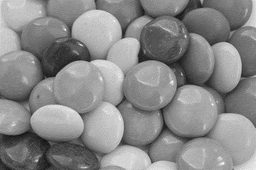
#> input picture Input.png, 256 x 170 px, shrunk from 849 x 565 before the run
$ python Bldec.py
#> lines starting #> are read from the running program, lines starting #| are printed output that depends on the picture
### BLDen.py
import numpy as np
import hashlib

def extract_colour():
    colour = [[0,0,1,1], [1,1,0,0], [1,0,0,1],[0,1,1,0],[1,0,1,0],[0,1,0,1]]
    return np.array(colour[np.random.randint(0,6)])

def compute_hash(image_matrix):
    return hashlib.sha256(image_matrix.tobytes()).hexdigest()

def convertGrayToBinary(image):
    grayScaleImage = image.copy()
    (row, column) = grayScaleImage.shape
    binaryImage = np.ones((row, column, 8))

    for i in range(8):
        binaryImage[:,:,i] = (grayScaleImage.copy()) % 2
        grayScaleImage = (grayScaleImage / 2).astype('uint8')

    return binaryImage

def convertBinaryToGray(image):
    binaryImage = image.copy()
    (row, column, _) = binaryImage.shape
    grayScaleImage = np.zeros((row, column))

    for i in range(8):
        grayScaleImage = (grayScaleImage * 2 + binaryImage[:,:,7-i]).astype('uint8')

    return grayScaleImage

def PE_encrypt(input_matrix, num_shares):
    (row, column) = input_matrix.shape
    secret_shares = [np.empty((2*row, 2*column)).astype('uint8') for _ in range(num_shares)]

    for i in range(row):
        for j in range(column):
            colour = extract_colour()
            for k in range(num_shares):
                secret_shares[k][2*i][2*j] = colour[0]
                secret_shares[k][2*i + 1][2*j] = colour[1]
                secret_shares[k][2*i][2*j + 1] = colour[2]
                secret_shares[k][2*i + 1][2*j + 1] = colour[3]

            if input_matrix[i][j] == 0:
                for k in range(1, num_shares):
                    secret_shares[k][2*i][2*j] ^= 1
                    secret_shares[k][2*i + 1][2*j] ^= 1
                    secret_shares[k][2*i][2*j + 1] ^= 1
                    secret_shares[k][2*i + 1][2*j + 1] ^= 1

    return secret_shares

def BLD_encrypt(input_image, num_shares):
    input_matrix = np.asarray(input_image)
    binaryDecomposition = convertGrayToBinary(input_matrix.copy())

    (row, column, _) = binaryDecomposition.shape
    binaryShareImages = [np.zeros((2*row, 2*column, 8)).astype('uint8') for _ in range(num_shares)]

    for index in range(8):
        shares = PE_encrypt(binaryDecomposition[:,:,index], num_shares)
        for k in range(num_shares):
            binaryShareImages[k][:,:,index] = shares[k]

    secret_shares = [convertBinaryToGray(binaryShareImages[k]) for k in range(num_shares)]

    # ✅ FIXED RETURN: Return as numpy array so server code works
    return np.stack(secret_shares, axis=-1), input_matrix

### GrayscaleMetrics.py
import numpy as np
import math
from scipy import signal
from PIL import Image

# [56 lines left out: function normxcorr2D, not called in this run]


def psnr(original, contrast):
    mse = np.mean((original - contrast) ** 2)
    if mse == 0:
        return 100
    PIXEL_MAX = 255.0
    PSNR = 20 * math.log10(PIXEL_MAX / math.sqrt(mse))
    return PSNR

### Bldec.py
import numpy as np
from PIL import Image
import time
from skimage.metrics import structural_similarity as ssim
from GrayscaleMetrics import psnr, normxcorr2D
from BLDen import BLD_encrypt, compute_hash, convertGrayToBinary, convertBinaryToGray

# Partial Extraction - Decrypt by overlapping and extracting
def PE_decrypt(secret_shares):
    num_shares = len(secret_shares)
    overlap_matrix = secret_shares[0]
    for i in range(1, num_shares):
        overlap_matrix &= secret_shares[i]

    (row, column) = overlap_matrix.shape
    row, column = row // 2, column // 2
    extraction_matrix = np.ones((row, column))

    for i in range(row):
        for j in range(column):
            cnt = (overlap_matrix[2*i][2*j] +
                   overlap_matrix[2*i + 1][2*j] +
                   overlap_matrix[2*i][2*j + 1] +
                   overlap_matrix[2*i + 1][2*j + 1])
            if cnt == 0:
                extraction_matrix[i][j] = 0

    return overlap_matrix, extraction_matrix

# Binary Layered Decryption (BLD)
def BLD_decrypt(secret_shares):
    binaryShareImages = [convertGrayToBinary(share) for share in secret_shares]
    binaryShareImages = [b.astype('uint8') for b in binaryShareImages]

    (row, column, _) = binaryShareImages[0].shape
    binaryOverlapMatrix = np.zeros((row, column, 8), dtype='uint8')
    binaryExtractionMatrix = np.zeros((row // 2, column // 2, 8), dtype='uint8')

    for index in range(8):
        overlap, extraction = PE_decrypt([b[:, :, index] for b in binaryShareImages])
        binaryOverlapMatrix[:, :, index] = overlap
        binaryExtractionMatrix[:, :, index] = extraction

    overlap_matrix = convertBinaryToGray(binaryOverlapMatrix)
    extraction_matrix = convertBinaryToGray(binaryExtractionMatrix)
    return overlap_matrix, extraction_matrix

# Test driver (optional, can be commented out if this is an import-only module)
if __name__ == "__main__":
    print("Save input image as 'Input.png' in the same folder as this file\n")

    try:
        input_image = Image.open('Input.png').convert('L')
#> input_image is the input picture: PIL image 256x170 L; min 18, max 255, mean 136.8
    except FileNotFoundError:
        print("Input file not found!")
        exit(0)

    print("Image uploaded successfully!")
    print("Input image size (in pixels) : ", input_image.size)
#| Input image size (in pixels) :  (256, 170)
    num_shares = int(input("Enter number of shares (2-8): "))
#> the answer given: 3
    num_shares = max(2, min(num_shares, 8))

    start_time = time.time()
    secret_shares, input_matrix = BLD_encrypt(input_image, num_shares)
#> the loop in convertGrayToBinary, `for i in range(8):` made 8 passes
#> pass 1, in convertGrayToBinary, `grayScaleImage = (grayScaleImage / 2).astype('uint8')`:
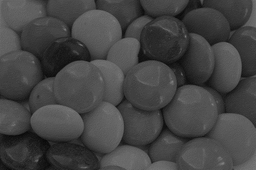
#> grayScaleImage: shape (170, 256); min 9, max 127, mean 68.2
#> pass 2, in convertGrayToBinary, `grayScaleImage = (grayScaleImage / 2).astype('uint8')`:
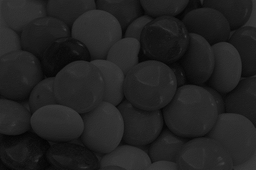
#> grayScaleImage: shape (170, 256); min 4, max 63, mean 33.8
#> after the loop in convertGrayToBinary, `for i in range(8):`: grayScaleImage: shape (170, 256); every value is 0
#> after the loop in BLD_encrypt, `for index in range(8):`: binaryShareImages = 3 items
#> the loop in convertBinaryToGray, `for i in range(8):` made 8 passes
#> pass 1, in convertBinaryToGray, `grayScaleImage = (grayScaleImage * 2 + binaryImage[:,:,7-i]).astype('u..`:
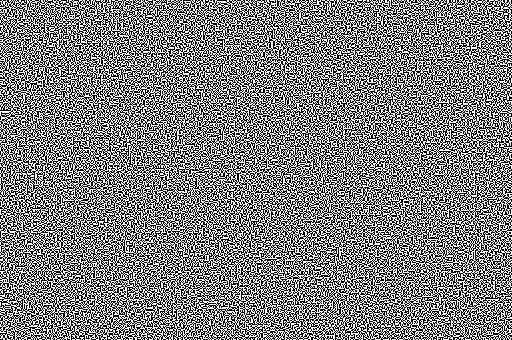
#> grayScaleImage: shape (340, 512); values 0 (black) and 1 (white), 50% white in thin lines or dots
#> pass 3, in convertBinaryToGray, `grayScaleImage = (grayScaleImage * 2 + binaryImage[:,:,7-i]).astype('u..`:
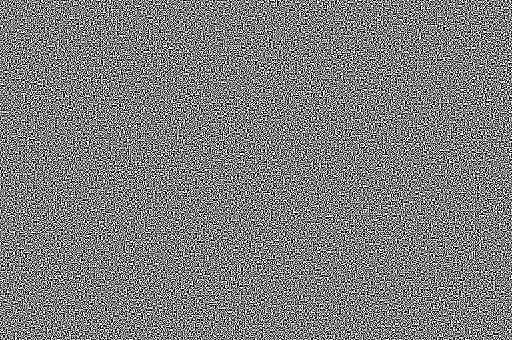
#> grayScaleImage: shape (340, 512); min 0, max 7, mean 3.5; drawn with min black and max white
#> the loop in convertBinaryToGray (call 2), `for i in range(8):` made 8 passes
#> pass 1, in convertBinaryToGray (call 2), `grayScaleImage = (grayScaleImage * 2 + binaryImage[:,:,7-i]).astype('u..`:
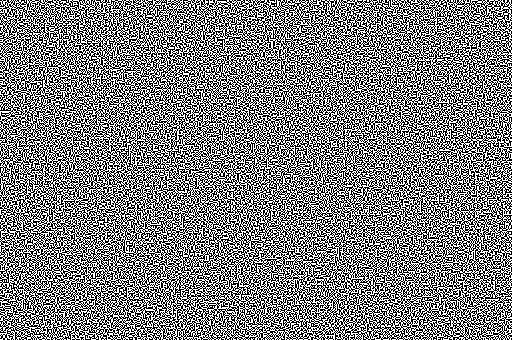
#> grayScaleImage: shape (340, 512); values 0 (black) and 1 (white), 50% white in thin lines or dots
#> pass 3, in convertBinaryToGray (call 2), `grayScaleImage = (grayScaleImage * 2 + binaryImage[:,:,7-i]).astype('u..`:
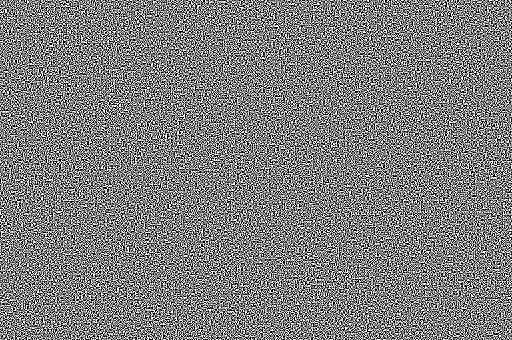
#> grayScaleImage: shape (340, 512); min 0, max 7, mean 3.5; drawn with min black and max white
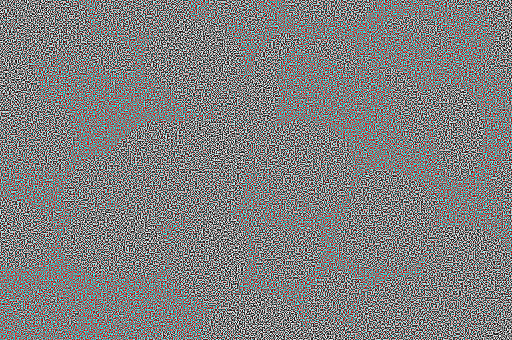
#> secret_shares: shape (340, 512, 3); mean R, G, B 127.5, 127.5, 127.5
    encryption_time = time.time() - start_time

    for i, share in enumerate(secret_shares):
        Image.fromarray(share.astype(np.uint8)).save(f"outputs/BLD_SecretShare_{i+1}.png")

    start_time = time.time()
    overlap_matrix, extraction_matrix = BLD_decrypt(secret_shares)
#> in BLD_decrypt, `binaryShareImages = [convertGrayToBinary(share) for share in secret_sh..`: binaryShareImages = 340 items
#> in BLD_decrypt, `overlap_matrix = convertBinaryToGray(binaryOverlapMatrix)`: overlap_matrix = 512 rows, first 8: [0, 0, 0], [0, 0, 0], [0, 0, 0], [0, 0, 0], [0, 0, 0], [0, 0, 0], [0, 0, 0], [0, 0, 0]
#> in BLD_decrypt, `extraction_matrix = convertBinaryToGray(binaryExtractionMatrix)`: extraction_matrix = 256 values from 0 to 0
#> extraction_matrix = 256 values from 0 to 0
    decryption_time = time.time() - start_time

    extraction_output = Image.fromarray(extraction_matrix.astype(np.uint8))
    extraction_output.save('outputs/Output_BLD(Extraction).png')

    overlap_output = Image.fromarray(overlap_matrix.astype(np.uint8)).resize(input_image.size)
    overlap_matrix = np.asarray(overlap_output).astype(np.uint8)
    overlap_output.save('outputs/Output_BLD(Overlap).png')

    print(f"\nEncryption Time: {encryption_time:.4f} seconds")
    print(f"Decryption Time: {decryption_time:.4f} seconds")
    print(f"Original Hash: {compute_hash(input_matrix)}")
#| Original Hash: 3582f30fc2592f1957b4272b9cb9b40fa8a45c38cdc82e3f3cdc8eedcbe000d8
    print(f"Reconstructed Hash: {compute_hash(extraction_matrix)}")
#| Reconstructed Hash: 5341e6b2646979a70e57653007a1f310169421ec9bdd9f1a5648f75ade005af1
#> (the run stopped early here; a loop or call above may not have finished)
